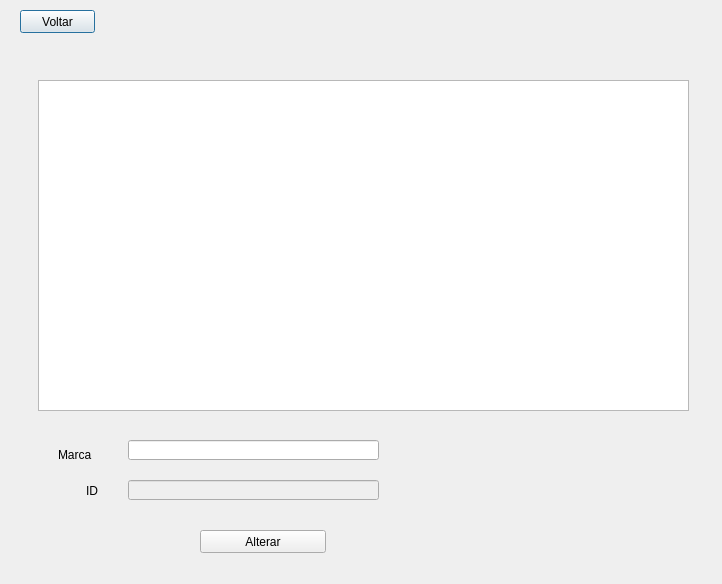
<?xml version="1.0" encoding="UTF-8"?>
<ui version="4.0">
 <class>TelaListarMarca</class>
 <widget class="QDialog" name="TelaListarMarca">
  <property name="geometry">
   <rect>
    <x>0</x>
    <y>0</y>
    <width>722</width>
    <height>584</height>
   </rect>
  </property>
  <property name="windowTitle">
   <string>Dialog</string>
  </property>
  <widget class="QPushButton" name="pushButtonVoltar">
   <property name="geometry">
    <rect>
     <x>20</x>
     <y>10</y>
     <width>75</width>
     <height>23</height>
    </rect>
   </property>
   <property name="text">
    <string>Voltar</string>
   </property>
  </widget>
  <widget class="QLineEdit" name="txtMarca">
   <property name="geometry">
    <rect>
     <x>128</x>
     <y>440</y>
     <width>251</width>
     <height>20</height>
    </rect>
   </property>
  </widget>
  <widget class="QLabel" name="label_ID">
   <property name="geometry">
    <rect>
     <x>86</x>
     <y>470</y>
     <width>31</width>
     <height>41</height>
    </rect>
   </property>
   <property name="text">
    <string>ID</string>
   </property>
  </widget>
  <widget class="QTableWidget" name="tblMarca">
   <property name="geometry">
    <rect>
     <x>38</x>
     <y>80</y>
     <width>651</width>
     <height>331</height>
    </rect>
   </property>
   <property name="selectionMode">
    <enum>QAbstractItemView::SingleSelection</enum>
   </property>
   <property name="selectionBehavior">
    <enum>QAbstractItemView::SelectRows</enum>
   </property>
   <attribute name="horizontalHeaderVisible">
    <bool>false</bool>
   </attribute>
  </widget>
  <widget class="QLabel" name="label_Marca">
   <property name="geometry">
    <rect>
     <x>58</x>
     <y>430</y>
     <width>63</width>
     <height>49</height>
    </rect>
   </property>
   <property name="text">
    <string>Marca</string>
   </property>
  </widget>
  <widget class="QLineEdit" name="txtID">
   <property name="enabled">
    <bool>false</bool>
   </property>
   <property name="geometry">
    <rect>
     <x>128</x>
     <y>480</y>
     <width>251</width>
     <height>20</height>
    </rect>
   </property>
  </widget>
  <widget class="QPushButton" name="pushButton_Alterar">
   <property name="geometry">
    <rect>
     <x>200</x>
     <y>530</y>
     <width>126</width>
     <height>23</height>
    </rect>
   </property>
   <property name="text">
    <string>Alterar</string>
   </property>
  </widget>
 </widget>
 <resources/>
 <connections/>
</ui>
